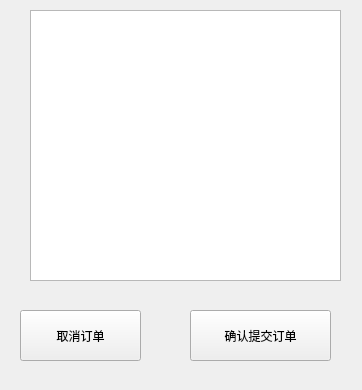
<?xml version="1.0" encoding="UTF-8"?>
<ui version="4.0">
 <class>Order</class>
 <widget class="QMainWindow" name="Order">
  <property name="geometry">
   <rect>
    <x>0</x>
    <y>0</y>
    <width>362</width>
    <height>390</height>
   </rect>
  </property>
  <property name="windowTitle">
   <string>MainWindow</string>
  </property>
  <widget class="QWidget" name="centralwidget">
   <widget class="QTableWidget" name="tableWidget">
    <property name="geometry">
     <rect>
      <x>30</x>
      <y>10</y>
      <width>311</width>
      <height>271</height>
     </rect>
    </property>
    <property name="styleSheet">
     <string notr="true"/>
    </property>
   </widget>
   <widget class="QPushButton" name="cancelBt">
    <property name="geometry">
     <rect>
      <x>20</x>
      <y>310</y>
      <width>121</width>
      <height>51</height>
     </rect>
    </property>
    <property name="text">
     <string>取消订单</string>
    </property>
    <property name="icon">
     <iconset>
      <normaloff>:/images/cancel.png</normaloff>:/images/cancel.png</iconset>
    </property>
   </widget>
   <widget class="QPushButton" name="submitBt">
    <property name="geometry">
     <rect>
      <x>190</x>
      <y>310</y>
      <width>141</width>
      <height>51</height>
     </rect>
    </property>
    <property name="text">
     <string>确认提交订单</string>
    </property>
    <property name="icon">
     <iconset>
      <normaloff>:/images/yes.png</normaloff>:/images/yes.png</iconset>
    </property>
   </widget>
  </widget>
 </widget>
 <resources/>
 <connections/>
</ui>
